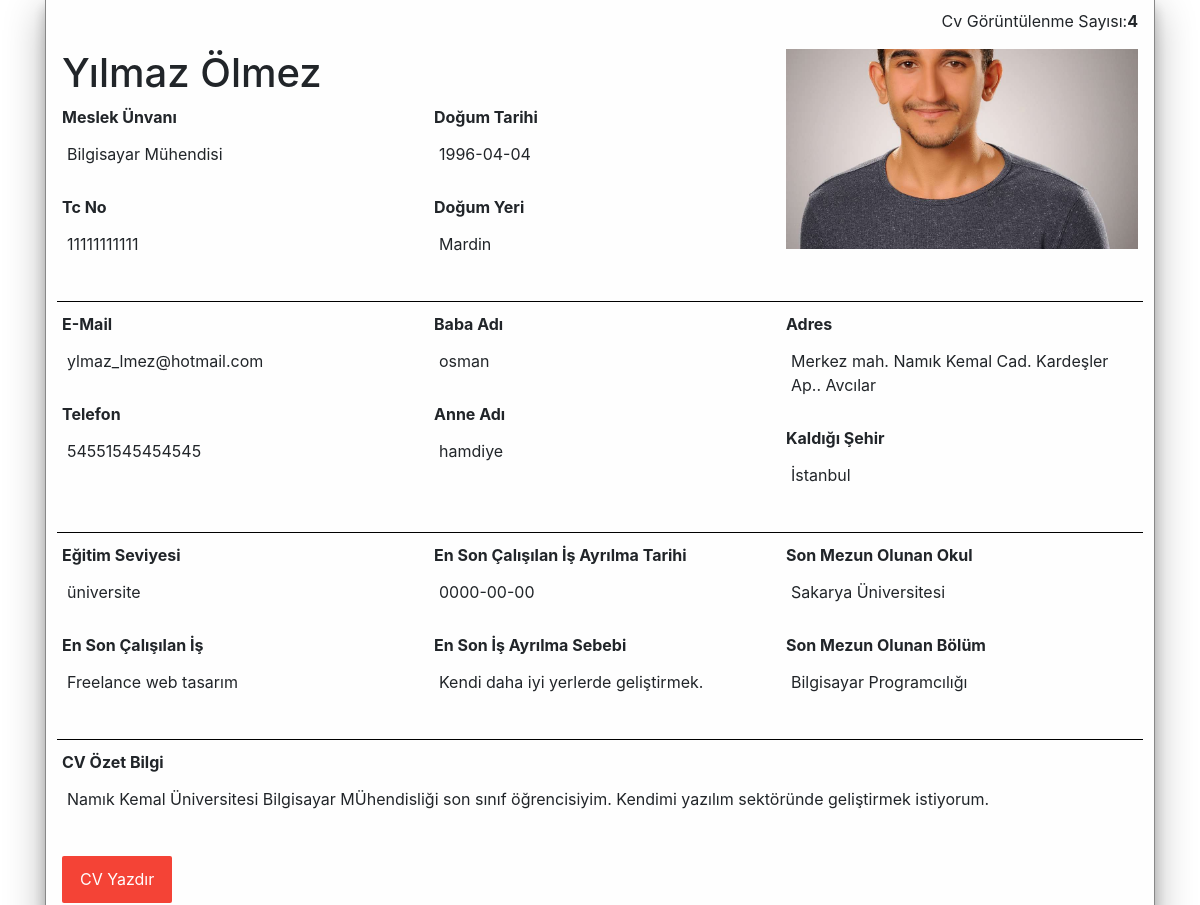
Before: /cvgoster.php?id=1 (middle part) with the older database file.
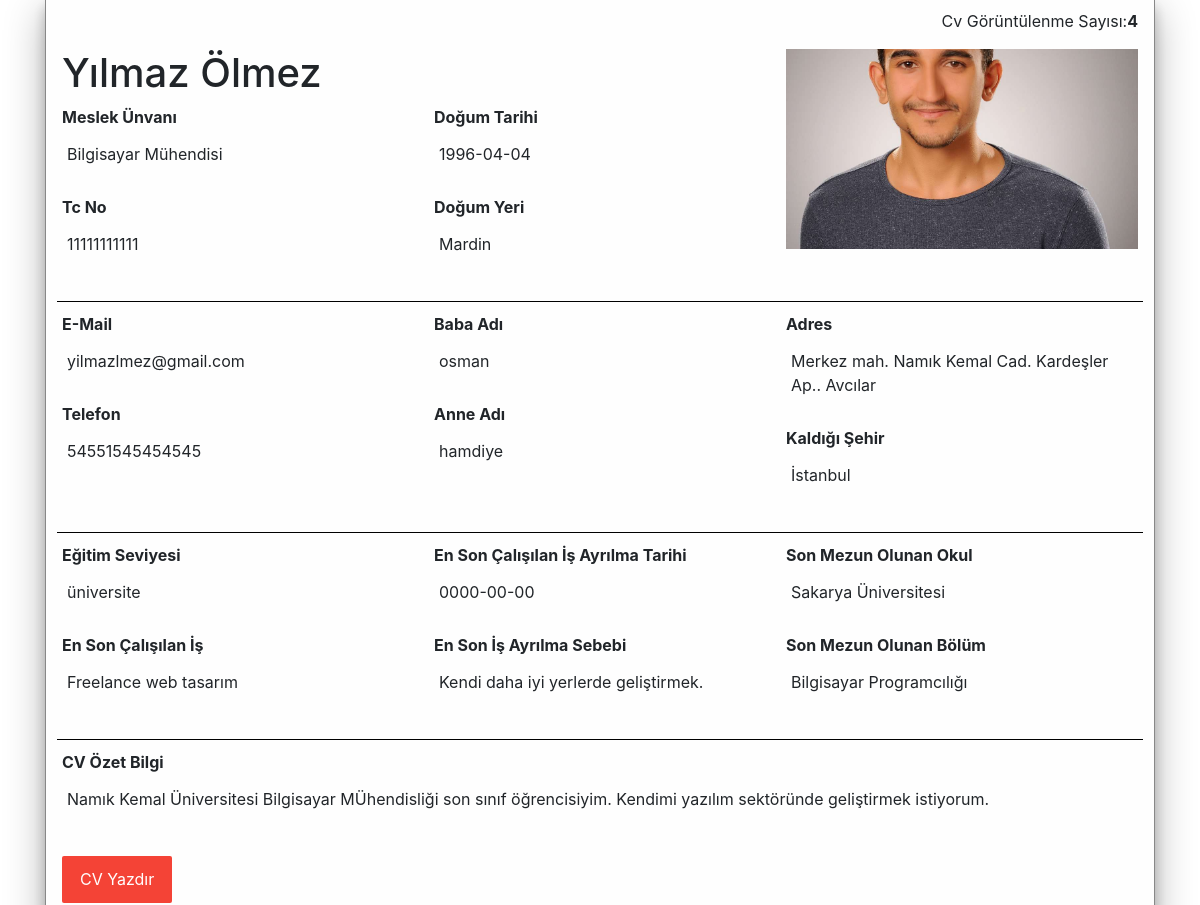
After: the same page with the newer database file.
### tables this page shows
CREATE TABLE `uyecvbilgi` (
  `uyecvno` int(11) NOT NULL,
  `uyecvadisoyadi` varchar(200) DEFAULT NULL,
  `uyecvtcno` varchar(20) DEFAULT NULL,
  `uyecveposta` varchar(200) NOT NULL,
  `uyecvsifre` varchar(200) NOT NULL,
  `uyecvdogumyeri` varchar(50) DEFAULT NULL,
  `uyecvdogumtarihi` date DEFAULT NULL,
  `uyecvanaadi` varchar(50) DEFAULT NULL,
  `uyecvbabaadi` varchar(50) DEFAULT NULL,
  `uyecvadresi` varchar(200) DEFAULT NULL,
  `uyecvsehir` varchar(50) DEFAULT NULL,
  `uyecvtelefonno` varchar(50) DEFAULT NULL,
  `uyecvsonmezunokul` varchar(200) DEFAULT NULL,
  `uyecvsonmezunbolum` varchar(200) DEFAULT NULL,
  `uyecvsoncalisilanis1` varchar(200) DEFAULT NULL,
  `uyecvsoncalisilanis2` varchar(200) DEFAULT NULL,
  `uyecvmeslekunvani` varchar(200) DEFAULT 'meslek',
  `uyercvesim1` longblob DEFAULT NULL,
  `uyecvresim2` varchar(200) DEFAULT 'images/kisiler/person.jpg',
  `uyeecvgitimseviye` varchar(200) DEFAULT NULL,
  `uyecvozetbilgi1` varchar(300) DEFAULT NULL,
  `uyecvozetbilgi2` varchar(200) DEFAULT NULL,
  `uyecvaktiflik` varchar(200) DEFAULT NULL,
  `uyecvsonisayrilmasebebi` varchar(200) DEFAULT NULL,
  `uyecvsonisayrilmatarihi` date DEFAULT NULL,
  `uycvisaramaaktiflik` varchar(200) DEFAULT 'AKTIF',
  `uyecvgoruntulemesayisi` int(11) DEFAULT 0,
  `gizlisoru` varchar(200) NOT NULL,
  `yanit` varchar(200) NOT NULL
);

### cvgoster.php (the view, shortened to what the changed rows need)
<?php
include "component/baglanti.php";
	$referer = $_SERVER['HTTP_REFERER'];
	if ($referer == "")
	{
		header("Location:index.php");
	}
	else
	{
		?>
		<!DOCTYPE html>
		<html>
		<head>
			<?php
			include "component/css/css.php";
			?>
		</head>
		<body>
			<main>
				<article>
					<section>
						<div class="container main-kisiler-hover" style="margin-top:20px;">
							<?php
							$sql="select * from uyecvbilgi where uyecvno='".$_GET["id"]."'";
							$result=mysqli_query($baglan,$sql);
							$sonuc = mysqli_fetch_assoc($result);
							if(mysqli_num_rows($result) == 1)
							{
								?>
								<div class="row">
									<div class="col-md-12">
										<form method="post" enctype="multipart/form-data" action="" class="p-3 animate"  style="margin: 1% auto 10% auto;background-color: #fefefe;border: 1px solid #888;box-shadow: 0 19px 38px rgba(0,0,0,0.30), 0 15px 12px rgba(0,0,0,0.22);">
											<div class="form-row">
												<div class="form-group col-md-8">
												</div>
												<div class="form-group col-md-4">
													<span style="float: right;">Cv Görüntülenme Sayısı:<b><?php echo $sonuc['uyecvgoruntulemesayisi'] ?></b></span>
												</div>
											</div>
											<div class="form-row" style="border-bottom: 1px solid black;margin-bottom: 10px;">
												<div class="form-group col-md-8">
													<div class="row">
														<div class="col-md-6">
															<legend><h1><?php echo $sonuc['uyecvadisoyadi'] ?></h1></legend>
															<p>
																<label for="meslek"><b>Meslek Ünvanı</b></label><br>
																<label  name="meslek" class="cv-etiket"><?php echo $sonuc['uyecvmeslekunvani'] ?></label>
															</p>
															<p>
																<label for="tcNo"><b>Tc No</b></label><br>
																<label  name="tcno" class="cv-etiket" ><?php echo $sonuc['uyecvtcno'] ?></label>
															</p>
														</div>
														<div class="col-md-6">
															<legend><h1>&nbsp;</h1></legend>
															<p>
																<label for="dogTar"><b>Doğum Tarihi</b></label><br>
																<label  name="dogTar" class="cv-etiket"><?php echo $sonuc['uyecvdogumtarihi'] ?></label>
															</p>
															<p>
																<label for="dogyer"><b>Doğum Yeri</b></label><br>
																<label  name="dogyer" class="cv-etiket"><?php echo $sonuc['uyecvdogumyeri'] ?></label>
															</p>
														</div>
													</div>
												</div>
												<div class="form-group col-md-4">
													<figure>
														<div style="width:100%;
														background-image: url('<?php echo $sonuc['uyecvresim2'] ?>');
														background-position: center center;
														height: 200px;
														background-repeat: no-repeat;
														background-size: cover;
														">
													</div>
												</figure>
											</div>
										</div>
										<div class="form-row" style="border-bottom: 1px solid black;margin-bottom: 10px;">
											<div class="form-group col-md-8">
												<div class="row">
													<div class="col-md-6">
														<p>
															<label for="mail"><b>E-Mail</b></label><br>
															<label  name="mail" class="cv-etiket"><?php echo $sonuc['uyecveposta'] ?></label>
														</p>
														<p>
															<label for="tel"><b>Telefon</b></label><br>
															<label  name="tel" class="cv-etiket"><?php echo $sonuc['uyecvtelefonno'] ?></label>
														</p>
													</div>
													<div class="col-md-6">
														<p>
															<label for="babaadi"><b>Baba Adı</b></label><br>
															<label  name="babaadi" class="cv-etiket"><?php echo $sonuc['uyecvbabaadi'] ?></label>
														</p>
														<p>
															<label for="anaadi"><b>Anne Adı</b></label><br>
															<label  name="anaadi" class="cv-etiket"><?php echo $sonuc['uyecvanaadi'] ?></label>
														</p>
													</div>
												</div>
											</div>
											<div class="form-group col-md-4">
												<p>
													<label for="adres"><b>Adres</b></label><br>
													<label  name="adres" class="cv-etiket"><?php echo $sonuc['uyecvadresi'] ?></label>
												</p>
												<p>
													<label for="kaldigisehir"><b>Kaldığı Şehir</b></label><br>
													<label  name="kaldigisehir" class="cv-etiket"><?php echo $sonuc['uyecvsehir'] ?></label>
												</p>
											</div>
										</div>
										<div class="form-row" style="border-bottom: 1px solid black;margin-bottom: 10px;">
											<div class="form-group col-md-8">
												<div class="row">
													<div class="col-md-6">
														<p>
															<label for="egitimseviyesi"><b>Eğitim Seviyesi</b></label><br>
															<label  name="egitimseviyesi" class="cv-etiket"><?php echo $sonuc['uyeecvgitimseviye'] ?></label>
														</p>
														<p>
															<label for="sonis1"><b>En Son Çalışılan İş</b></label><br>
															<label  name="sonis1" class="cv-etiket"><?php echo $sonuc['uyecvsoncalisilanis1'] ?></label>
														</p>
													</div>
													<div class="col-md-6">
														<p>
															<label for="ayrilmetarih"><b>En Son Çalışılan İş Ayrılma Tarihi</b></label><br>
															<label  name="ayrilmetarih" class="cv-etiket"><?php echo $sonuc['uyecvsonisayrilmatarihi'] ?></label>
														</p>
														<p>
															<label for="ayrilmasebep"><b>En Son İş Ayrılma Sebebi</b></label><br>
															<label  name="ayrilmasebep" class="cv-etiket"><?php echo $sonuc['uyecvsonisayrilmasebebi'] ?></label>
														</p>
													</div>
												</div>
											</div>
											<div class="form-group col-md-4">
												<p>
													<label for="sonokul"><b>Son Mezun Olunan Okul</b></label><br>
													<label  name="sonokul" class="cv-etiket"><?php echo $sonuc['uyecvsonmezunokul'] ?></label>
												</p>
												<p>
													<label for="sonbolum"><b>Son Mezun Olunan Bölüm</b></label><br>
													<label  name="sonbolum" class="cv-etiket"><?php echo $sonuc['uyecvsonmezunbolum'] ?></label>
												</p>
											</div>
										</div>
										<div class="form-row">
											<div class="form-group col-md-12">
												<p>
													<label for="cvozet"><b>CV Özet Bilgi</b></label><br>
													<label  name="cvozet" class="cv-etiket"><?php echo $sonuc['uyecvozetbilgi1'] ?></label>
												</p>
											</div>
										</div>
										<button type="submit" class="loginbuton cancelbtn yazdir" name="yazdir" onClick="window.print();">CV Yazdır</button>
										<?php
									}
									?>
								</form>
							</div>
						</div>
					</div>
				</section>
			</article>
		</main>
	</body>
	</html>
	<?php
}
?>

Changed rows visible on the page:
changed uyecvbilgi "Yılmaz Ölmez": uyecveposta "ylmaz_lmez@hotmail.com" → "yilmazlmez@gmail.com"
